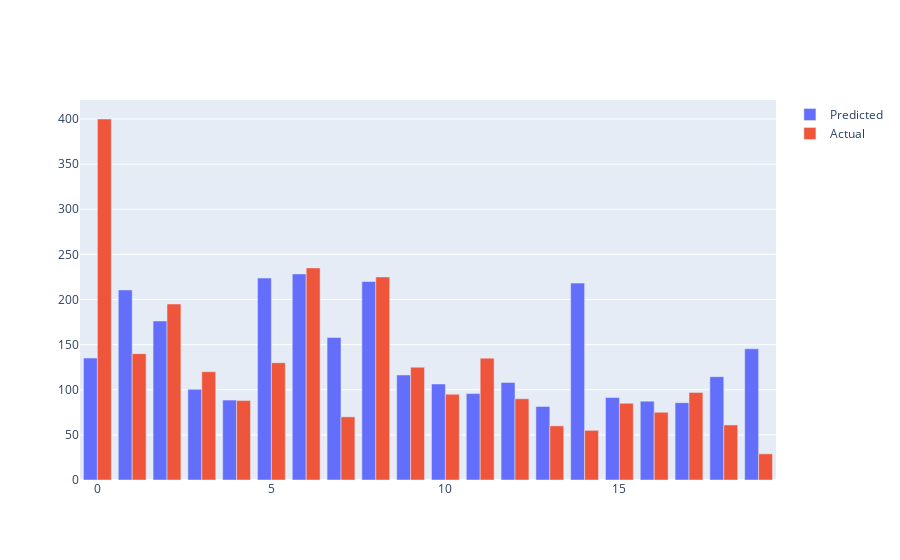

Here is the notebook cell this chart was saved with:
### Code cell
title=['Pred vs Actual']
fig = go.Figure(data=[
    go.Bar(name='Predicted', x=error_airbnb.index, y=error_airbnb['Predicted Values']),
    go.Bar(name='Actual', x=error_airbnb.index, y=error_airbnb['Actual Values'])
])

fig.update_layout(barmode='group')
fig.show()

### Figure 1 — Plotly figure (JSON) as saved in the notebook; plotly's stock layout.template omitted (floating-point values rounded to 4 significant figures)
{"data": [{"name": "Predicted", "type": "bar", "x": [0, 1, 2, 3, 4, 5, 6, 7, 8, 9, 10, 11, 12, 13, 14, 15, 16, 17, 18, 19], "y": [135.1, 210.6, 176.2, 100.4, 88.55, 223.8, 228.4, 157.9, 220.0, 116.4, 106.4, 95.77, 108.1, 81.43, 218.2, 91.41, 87.38, 85.71, 114.5, 145.4]}, {"name": "Actual", "type": "bar", "x": [0, 1, 2, 3, 4, 5, 6, 7, 8, 9, 10, 11, 12, 13, 14, 15, 16, 17, 18, 19], "y": [400, 140, 195, 120, 88, 130, 235, 70, 225, 125, 95, 135, 90, 60, 55, 85, 75, 97, 61, 29]}], "layout": {"barmode": "group"}}
